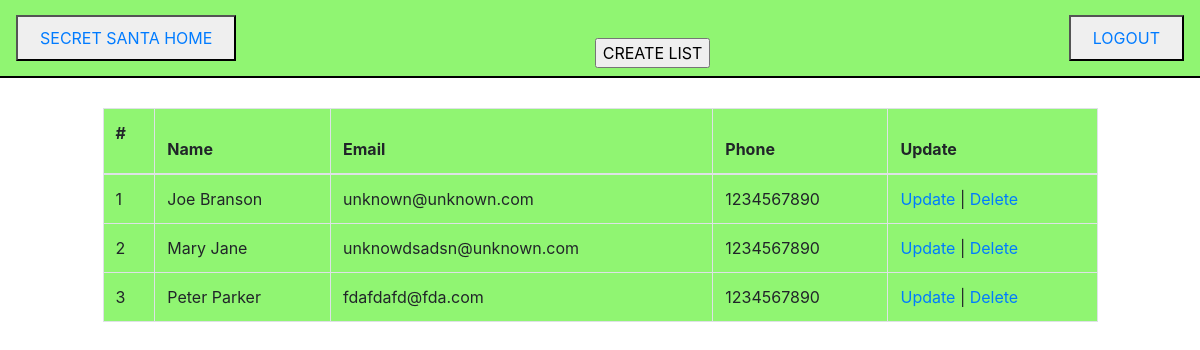
The page /secret_santa/9ef5a9cf-fb05-4f23-93f1-c46de9f8fda8/ on the database as committed earlier.
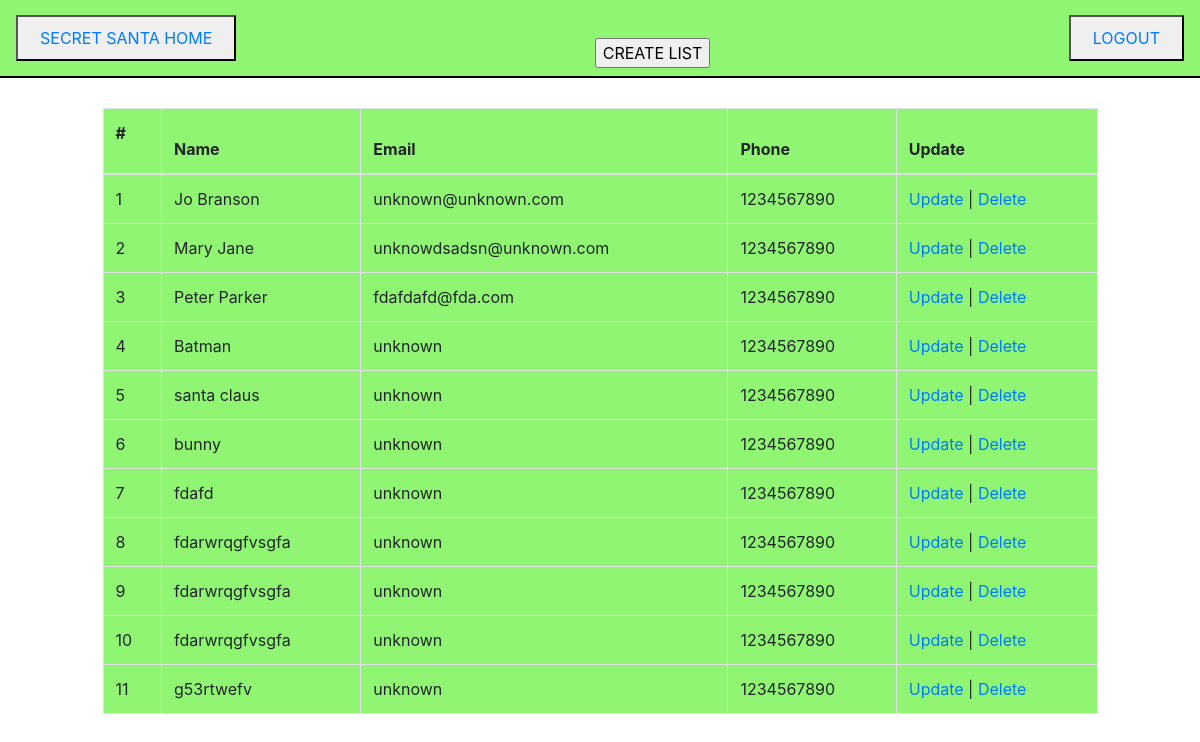
The same page on the database as committed later.
### secret_santa/models.py (models this page shows, shortened)
class Member(BaseModel):
    member_list = models.ForeignKey(List, on_delete=models.CASCADE)
    full_name = models.CharField(max_length=100, validators = [MinLengthValidator(3)])
    email = models.CharField( max_length=200, default='unknown', validators = [EmailValidator])
    telephone = models.CharField(max_length=10, default='9999999999', validators = [MinLengthValidator(10)])

### secret_santa/views.py (the view)
# urls.py: path('<uuid:list_id>/', ListDetailView.as_view(), name='list_detail'),
class ListDetailView(DetailView):
    model = List
    pk_url_kwarg = 'list_id'

### secret_santa/templates/secret_santa/list_detail.html (shortened to what this page needs)
{% extends 'santa_layout.html' %}
{% load static %}
{% block body %}
{% if object.member_set.all.count > 0 %}
<div>
    <div class="row" id="mt">
        <div class="col-sm-1"> </div>
        <div class='col-sm-10' >
            <table id="green" class="table table-hover table-bordered">
                <thead>
                    <tr>
                        <th> <p>#</p></th>
                        <th> Name</th>
                        <th> Email</th>
                        <th> Phone</th>
                        <th> Update</th>
                    </tr>
                </thead>
                <tbody>
                    {% for mem in object.member_set.all %}
                    <tr>
                        <td> {{ forloop.counter }} </td>
                        <td> {{ mem.full_name }}</td>
                        <td> {{  mem.email }} </td>
                        <td>  {{  mem.telephone }}</td>
                        <td>
                            <a href="{% url 'secret_santa:update_member' mem.id %}">
                                Update
                            </a> |
                            <a href="{% url 'secret_santa:delete_member' mem.id %}">
                                Delete
                            </a>
                        </td>
                    </tr>
                    {% endfor %}
                </tbody>
            </table>
        </div>
        <div class="col-sm-1"> </div>
    </div>
</div>
{% endif %}
{% endblock %}

### base/templates/santa_layout.html (shortened to what this page needs)
{% load static %}
<!DOCTYPE html>
<html>
    <head>
        <link rel="stylesheet" href="https://maxcdn.bootstrapcdn.com/bootstrap/4.0.0/css/bootstrap.min.css">
        <link rel="stylesheet" href="{% static 'base/css/main_style.css' %}">
    </head>
<body id="main_back">
        <div>
            <nav class="navbar navbar-light" id="top_nav">
                <button><a href="">
                    <a href="{% url 'secret_santa:santa_home' %}" class="nav-link nav-item">SECRET SANTA HOME</a>
                </button>
                <form action="{% url 'secret_santa:santa_home' %}" method="POST" id="mt">
                    <input type="submit" value="CREATE LIST">
                </form>
                <button>
                    <a href="/accounts/logout" class="nav-link nav-item">LOGOUT</a>
                </button>
            </nav>
        </div>
        {% block body %}{% endblock %}
</body>
</html>

### base/static/base/css/main_style.css (style rules this page uses)
#top_nav { background-color:rgb(144, 245, 114); border-bottom: 2px black solid; }
#mt { margin-top: 30px; }
#main_back { background-color: lightgreen; background: url("http://www.witf.org/news/600x340-christmas-ornament.png"); background-size: cover; }
#green { background-color:rgb(144, 245, 114); }

Rows that differ between the two databases and show on the page:
changed Member "unknown@unknown.com": full_name "Joe Branson" → "Jo Branson"
added Member: full_name "Batman", email "unknown", telephone "1234567890"
added Member: full_name "santa claus", email "unknown", telephone "1234567890"
added Member: full_name "bunny", email "unknown", telephone "1234567890"
added Member: full_name "fdafd", email "unknown", telephone "1234567890"
added Member: full_name "fdarwrqgfvsgfa", email "unknown", telephone "1234567890"
added Member: full_name "fdarwrqgfvsgfa", email "unknown", telephone "1234567890"
added Member: full_name "fdarwrqgfvsgfa", email "unknown", telephone "1234567890"
added Member: full_name "g53rtwefv", email "unknown", telephone "1234567890"
